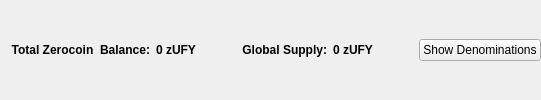
                       <widget class="QFrame" name="balanceSupplyFrame">
                        <layout class="QHBoxLayout" name="horizontalLayout_2" stretch="0,0,0,1,0">
                         <property name="rightMargin">
                          <number>0</number>
                         </property>
                         <item>
                          <layout class="QHBoxLayout" name="horizontalLayout_34">
                           <item>
                            <widget class="QLabel" name="labelzAvailableText_3">
                             <property name="font">
                              <font>
                               <weight>75</weight>
                               <bold>true</bold>
                              </font>
                             </property>
                             <property name="toolTip">
                              <string>Total Balance including unconfirmed and immature zUFY</string>
                             </property>
                             <property name="text">
                              <string>Total Zerocoin  Balance:</string>
                             </property>
                             <property name="alignment">
                              <set>Qt::AlignRight|Qt::AlignTrailing|Qt::AlignVCenter</set>
                             </property>
                            </widget>
                           </item>
                           <item>
                            <widget class="QLabel" name="labelzAvailableAmount_4">
                             <property name="minimumSize">
                              <size>
                               <width>40</width>
                               <height>0</height>
                              </size>
                             </property>
                             <property name="font">
                              <font>
                               <weight>75</weight>
                               <bold>true</bold>
                              </font>
                             </property>
                             <property name="toolTip">
                              <string>Total Balance including unconfirmed and immature zUFY</string>
                             </property>
                             <property name="text">
                              <string>0 zUFY</string>
                             </property>
                             <property name="alignment">
                              <set>Qt::AlignLeading|Qt::AlignLeft|Qt::AlignVCenter</set>
                             </property>
                            </widget>
                           </item>
                          </layout>
                         </item>
                         <item>
                          <spacer name="horizontalSpacer_32">
                           <property name="orientation">
                            <enum>Qt::Horizontal</enum>
                           </property>
                           <property name="sizeHint" stdset="0">
                            <size>
                             <width>40</width>
                             <height>20</height>
                            </size>
                           </property>
                          </spacer>
                         </item>
                         <item>
                          <layout class="QHBoxLayout" name="horizontalLayout_35">
                           <item>
                            <widget class="QLabel" name="labelZsupplyText_2">
                             <property name="font">
                              <font>
                               <weight>75</weight>
                               <bold>true</bold>
                              </font>
                             </property>
                             <property name="text">
                              <string>Global Supply:</string>
                             </property>
                             <property name="alignment">
                              <set>Qt::AlignRight|Qt::AlignTrailing|Qt::AlignVCenter</set>
                             </property>
                            </widget>
                           </item>
                           <item>
                            <widget class="QLabel" name="labelZsupplyAmount_2">
                             <property name="font">
                              <font>
                               <weight>75</weight>
                               <bold>true</bold>
                              </font>
                             </property>
                             <property name="text">
                              <string>0 zUFY</string>
                             </property>
                            </widget>
                           </item>
                          </layout>
                         </item>
                         <item>
                          <spacer name="horizontalSpacer_31">
                           <property name="orientation">
                            <enum>Qt::Horizontal</enum>
                           </property>
                           <property name="sizeHint" stdset="0">
                            <size>
                             <width>40</width>
                             <height>20</height>
                            </size>
                           </property>
                          </spacer>
                         </item>
                         <item>
                          <widget class="QPushButton" name="pushButtonShowDenoms">
                           <property name="toolTip">
                            <string>Show zUFY denominations list</string>
                           </property>
                           <property name="text">
                            <string>Show Denominations</string>
                           </property>
                          </widget>
                         </item>
                        </layout>
                       </widget>
